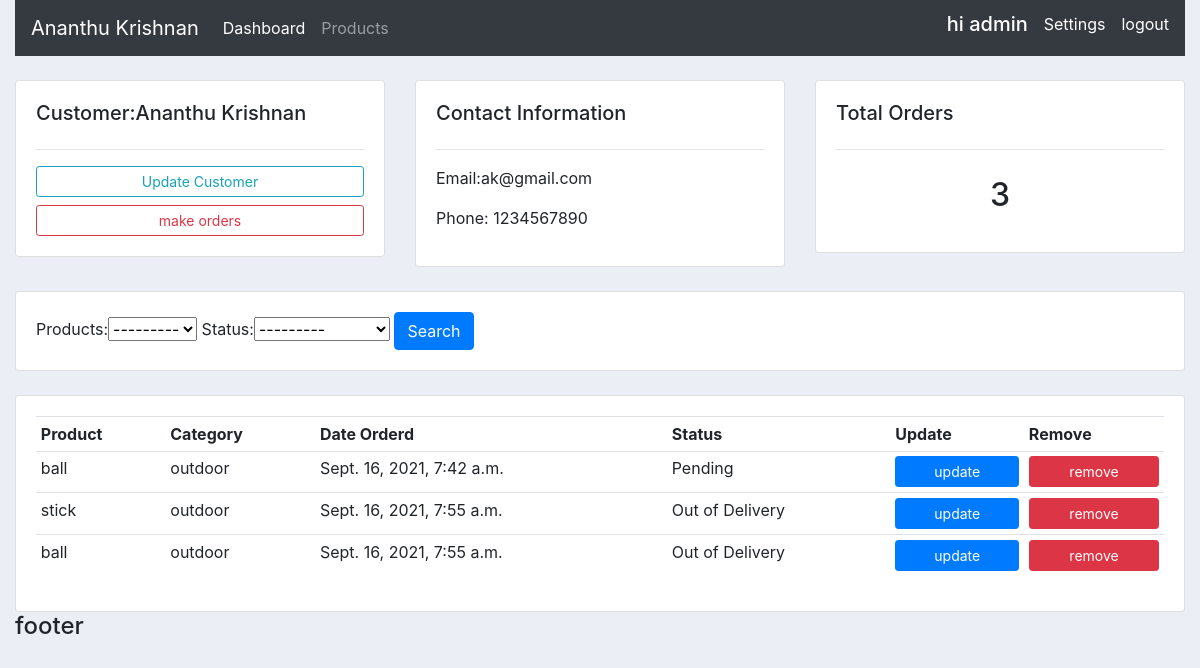
Page /customer/1 (signed in) on the committed database.
### accounts/models.py (models this page shows, shortened)
class Customer(models.Model):
    user=models.OneToOneField(User,null=True,on_delete=models.CASCADE)
    name = models.CharField(max_length=100, null=True)
    email = models.CharField(max_length=100, null=True)
    phone = models.CharField(max_length=100, null=True)
    profile_pic = models.ImageField(null=True,blank=True)
    date_created = models.DateTimeField(auto_now_add=True, null=True)

class Order(models.Model):
    customers=models.ForeignKey(Customer, null=True, on_delete=models.SET_NULL)
    products=models.ForeignKey(Products, null=True, on_delete=models.SET_NULL)
    STATUS = (
        ('Pending', 'Pending'),
        ('Out of Delivery', 'Out of Delivery'),
         ('Delivered', 'Delivered')
    )
    date_created=models.DateTimeField(auto_now_add=True, null=True)
    status=models.CharField(max_length=100, null=True,choices=STATUS)

class Products(models.Model):
    CATEGORY=(
        ('indoor','indoor'),
        ('outdoor','outdoor')
    )
    name= models.CharField(max_length=100, null=True)
    price= models.FloatField(null=True)
    category= models.CharField(max_length=100, null=True,choices=CATEGORY)
    description= models.CharField(max_length=100, null=True)
    date_created= models.DateTimeField(auto_now_add=True, null=True)
    tags=models.ManyToManyField(Tag)
    def __str__(self):
        return self.name

### accounts/decorators.py (the view)
        def wrapper(request,*args, **kwargs):
            group=None
            if request.user.groups.exists():
                group= request.user.groups.all()[0].name
            if group in allowed_role:
                return(func(request,*args,**kwargs))
            else:
                return HttpResponse('un authorised user')

### accounts/views.py (called while the page is built)
@login_required(login_url='login')
@allowed_user(allowed_role=['admin'])
def customer(request, id, *args, **kwargs):
    customer = Customer.objects.get(id=id)
    orders = customer.order_set.all()
    total_orders = orders.count()
    myFilter = OrderFilter(request.GET, queryset=orders)
    orders = myFilter.qs
    context = {'customer': customer, 'orders': orders,
               'total_orders': total_orders, 'myFilter': myFilter}
    return render(request, 'customer.html', context)

### accounts/templates/customer.html
{%extends 'main.html'%}
{%block content%}
<br>
<div class="row">
    <div class="col-md">
        <div class="card card-body">
            <h5>Customer:{{ customer.name }}</h5>
            <hr>
            <a class="btn btn-outline-info  btn-sm btn-block" href="{%url 'updatecustomer' customer.id%}">Update
                Customer</a>
            <a class="btn btn-outline-danger  btn-sm btn-block" href="{%url 'createorder' customer.id%}">make orders</a>
        </div>
    </div>
    <div class="col-md">
        <div class="card card-body">
            <h5>Contact Information</h5>
            <hr>
            <p>Email:{{ customer.email }} </p>
            <p>Phone: {{ customer.phone }}</p>
        </div>
    </div>
    <div class="col-md">
        <div class="card card-body">
            <h5>Total Orders</h5>
            <hr>
            <h2 style="text-align: center;padding: 10px">{{ total_orders }}</h2>
        </div>
    </div>
</div>
<br>
<div class="row">
    <div class="col">
        <div class="card card-body">
            <form method="get">
                {{ myFilter.form }}
                <button class="btn btn-primary" type="submit">Search</button>
            </form>
        </div>
    </div>
</div>
<br>
<div class="row">
    <div class="col-md">
        <div class="card card-body">
            <table class="table table-sm">
                <tr>
                    <th>Product</th>
                    <th>Category</th>
                    <th>Date Orderd</th>
                    <th>Status</th>
                    <th>Update</th>
                    <th>Remove</th>
                </tr>
                {%for order in orders %}
                <tr>
                    <td>{{ order.products.name }}</td>
                    <td>{{ order.products.category }}</td>
                    <td>{{ order.date_created }}</td>
                    <td>{{ order.status }}</td>
                    <td><a href="{%url 'updateorder' order.id%}" class="btn btn-primary btn-sm btn-block">update</a>
                    </td>
                    <td><a href="{%url 'removeorder' order.id%}" class="btn btn-danger btn-sm btn-block">remove</a></td>
                </tr>
                {%endfor%}
            </table>
        </div>
    </div>
</div>
{%endblock%}

### accounts/templates/navbar.html (shortened to what this page needs)
<nav class="navbar navbar-expand-lg navbar-dark bg-dark">
    <a class="navbar-brand" href="{%url 'home'%}">Ananthu Krishnan</a>
    <div class="collapse navbar-collapse" id="navbarNav">
        {%if request.user.is_staff%}
        <ul class="navbar-nav">
            <li class="nav-item active">
                <a class="nav-link" href="{%url 'home'%}">Dashboard</a>
            </li>
            <li class="nav-item">
                <a class="nav-link" href="{%url 'products'%}">Products</a>
            </li>
        </ul>
        {%endif%}
        <div class="text-white ml-auto d-flex">
            <h5>hi {{ request.user }}</h5>
            <a class="pl-3 text-white" href="{%url 'custsettings'%}">Settings</a>
            <a class="pl-3 text-white" href="{%url 'logout'%}">logout</a>
        </div>
    </div>
</nav>

### static/css/style.css (style rules this page uses)
* { padding: 0; margin: 0; box-sizing: border-box; }
body { background-color: #ebeff5; }

### rows in the picture
Customer: name "Ananthu Krishnan", email "ak@gmail.com", phone "1234567890"
Order: products.name "ball", products.category "outdoor", date_created "Sept. 16, 2021, 7:42 a.m.", status "Pending"
Order: products.name "stick", products.category "outdoor", date_created "Sept. 16, 2021, 7:55 a.m.", status "Out of Delivery"
Order: products.name "ball", products.category "outdoor", date_created "Sept. 16, 2021, 7:55 a.m.", status "Out of Delivery"

### other values in the picture
{{ request.user }} "admin"
{{ total_orders }} "3"
